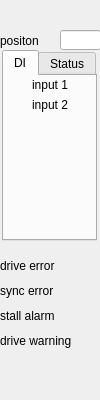
<?xml version="1.0" encoding="UTF-8"?>
<ui version="4.0">
 <class>Form</class>
 <widget class="QWidget" name="Form">
  <property name="geometry">
   <rect>
    <x>0</x>
    <y>0</y>
    <width>100</width>
    <height>400</height>
   </rect>
  </property>
  <property name="windowTitle">
   <string>Form</string>
  </property>
  <widget class="caLabel" name="calabel_5">
   <property name="geometry">
    <rect>
     <x>0</x>
     <y>30</y>
     <width>60</width>
     <height>22</height>
    </rect>
   </property>
   <property name="text">
    <string>positon</string>
   </property>
  </widget>
  <widget class="caLineEdit" name="calineedit">
   <property name="geometry">
    <rect>
     <x>60</x>
     <y>30</y>
     <width>41</width>
     <height>20</height>
    </rect>
   </property>
   <property name="channel" stdset="0">
    <string notr="true">$(IOC):m$(MasterID)s$(SlaveID)-Enc01-PosAct</string>
   </property>
   <property name="background">
    <color alpha="0">
     <red>160</red>
     <green>160</green>
     <blue>164</blue>
    </color>
   </property>
   <property name="colorMode">
    <enum>caLineEdit::Static</enum>
   </property>
   <property name="precisionMode">
    <enum>caLineEdit::User</enum>
   </property>
  </widget>
  <widget class="caLabel" name="calabel_3">
   <property name="geometry">
    <rect>
     <x>0</x>
     <y>255</y>
     <width>71</width>
     <height>22</height>
    </rect>
   </property>
   <property name="toolTip">
    <string>&lt;html&gt;&lt;head/&gt;&lt;body&gt;&lt;p&gt;E-Bus Power Status&lt;/p&gt;&lt;/body&gt;&lt;/html&gt;</string>
   </property>
   <property name="text">
    <string>drive error</string>
   </property>
  </widget>
  <widget class="caLed" name="caled_3">
   <property name="geometry">
    <rect>
     <x>71</x>
     <y>255</y>
     <width>22</width>
     <height>22</height>
    </rect>
   </property>
   <property name="toolTip">
    <string>&lt;html&gt;&lt;head/&gt;&lt;body&gt;&lt;p&gt;E-Bus Power Status&lt;/p&gt;&lt;/body&gt;&lt;/html&gt;</string>
   </property>
   <property name="rectangular">
    <bool>true</bool>
   </property>
   <property name="gradientEnabled">
    <bool>false</bool>
   </property>
   <property name="channel" stdset="0">
    <string notr="true">$(IOC):m$(MasterID)s$(SlaveID)-Drv01-ErrAlrm</string>
   </property>
   <property name="colorMode">
    <enum>caLed::Static</enum>
   </property>
   <property name="falseColor">
    <color>
     <red>170</red>
     <green>0</green>
     <blue>0</blue>
    </color>
   </property>
   <property name="trueColor">
    <color>
     <red>0</red>
     <green>85</green>
     <blue>0</blue>
    </color>
   </property>
   <property name="trueValue">
    <string notr="true">0</string>
   </property>
   <property name="falseValue">
    <string notr="true">1</string>
   </property>
  </widget>
  <widget class="caLed" name="caled_6">
   <property name="geometry">
    <rect>
     <x>71</x>
     <y>280</y>
     <width>22</width>
     <height>22</height>
    </rect>
   </property>
   <property name="toolTip">
    <string>&lt;html&gt;&lt;head/&gt;&lt;body&gt;&lt;p&gt;E-Bus Power Status&lt;/p&gt;&lt;/body&gt;&lt;/html&gt;</string>
   </property>
   <property name="rectangular">
    <bool>true</bool>
   </property>
   <property name="gradientEnabled">
    <bool>false</bool>
   </property>
   <property name="channel" stdset="0">
    <string notr="true">$(IOC):m$(MasterID)s$(SlaveID)-Drv01-SyncErrAlrm</string>
   </property>
   <property name="colorMode">
    <enum>caLed::Static</enum>
   </property>
   <property name="falseColor">
    <color>
     <red>170</red>
     <green>0</green>
     <blue>0</blue>
    </color>
   </property>
   <property name="trueColor">
    <color>
     <red>0</red>
     <green>85</green>
     <blue>0</blue>
    </color>
   </property>
   <property name="trueValue">
    <string notr="true">0</string>
   </property>
   <property name="falseValue">
    <string notr="true">1</string>
   </property>
  </widget>
  <widget class="caLabel" name="calabel_7">
   <property name="geometry">
    <rect>
     <x>0</x>
     <y>280</y>
     <width>71</width>
     <height>22</height>
    </rect>
   </property>
   <property name="toolTip">
    <string>&lt;html&gt;&lt;head/&gt;&lt;body&gt;&lt;p&gt;E-Bus Power Status&lt;/p&gt;&lt;/body&gt;&lt;/html&gt;</string>
   </property>
   <property name="text">
    <string>sync error</string>
   </property>
  </widget>
  <widget class="caLed" name="caled_5">
   <property name="geometry">
    <rect>
     <x>71</x>
     <y>305</y>
     <width>22</width>
     <height>22</height>
    </rect>
   </property>
   <property name="toolTip">
    <string>&lt;html&gt;&lt;head/&gt;&lt;body&gt;&lt;p&gt;E-Bus Power Status&lt;/p&gt;&lt;/body&gt;&lt;/html&gt;</string>
   </property>
   <property name="rectangular">
    <bool>true</bool>
   </property>
   <property name="gradientEnabled">
    <bool>false</bool>
   </property>
   <property name="channel" stdset="0">
    <string notr="true">$(IOC):m$(MasterID)s$(SlaveID)-Drv01-StlAlrm</string>
   </property>
   <property name="colorMode">
    <enum>caLed::Static</enum>
   </property>
   <property name="falseColor">
    <color>
     <red>170</red>
     <green>0</green>
     <blue>0</blue>
    </color>
   </property>
   <property name="trueColor">
    <color>
     <red>0</red>
     <green>85</green>
     <blue>0</blue>
    </color>
   </property>
   <property name="trueValue">
    <string notr="true">0</string>
   </property>
   <property name="falseValue">
    <string notr="true">1</string>
   </property>
  </widget>
  <widget class="caLabel" name="calabel_6">
   <property name="geometry">
    <rect>
     <x>0</x>
     <y>305</y>
     <width>71</width>
     <height>22</height>
    </rect>
   </property>
   <property name="toolTip">
    <string>&lt;html&gt;&lt;head/&gt;&lt;body&gt;&lt;p&gt;E-Bus Power Status&lt;/p&gt;&lt;/body&gt;&lt;/html&gt;</string>
   </property>
   <property name="text">
    <string>stall alarm</string>
   </property>
  </widget>
  <widget class="caLed" name="caled_7">
   <property name="geometry">
    <rect>
     <x>71</x>
     <y>330</y>
     <width>22</width>
     <height>22</height>
    </rect>
   </property>
   <property name="toolTip">
    <string>&lt;html&gt;&lt;head/&gt;&lt;body&gt;&lt;p&gt;E-Bus Power Status&lt;/p&gt;&lt;/body&gt;&lt;/html&gt;</string>
   </property>
   <property name="rectangular">
    <bool>true</bool>
   </property>
   <property name="gradientEnabled">
    <bool>false</bool>
   </property>
   <property name="channel" stdset="0">
    <string notr="true">$(IOC):m$(MasterID)s$(SlaveID)-Drv01-WrnAlrm</string>
   </property>
   <property name="colorMode">
    <enum>caLed::Static</enum>
   </property>
   <property name="falseColor">
    <color>
     <red>255</red>
     <green>170</green>
     <blue>0</blue>
    </color>
   </property>
   <property name="trueColor">
    <color>
     <red>0</red>
     <green>85</green>
     <blue>0</blue>
    </color>
   </property>
   <property name="trueValue">
    <string notr="true">0</string>
   </property>
   <property name="falseValue">
    <string notr="true">1</string>
   </property>
  </widget>
  <widget class="caLabel" name="calabel_8">
   <property name="geometry">
    <rect>
     <x>0</x>
     <y>330</y>
     <width>71</width>
     <height>22</height>
    </rect>
   </property>
   <property name="toolTip">
    <string>&lt;html&gt;&lt;head/&gt;&lt;body&gt;&lt;p&gt;E-Bus Power Status&lt;/p&gt;&lt;/body&gt;&lt;/html&gt;</string>
   </property>
   <property name="text">
    <string>drive warning</string>
   </property>
  </widget>
  <widget class="caInclude" name="cainclude">
   <property name="geometry">
    <rect>
     <x>0</x>
     <y>0</y>
     <width>102</width>
     <height>402</height>
    </rect>
   </property>
   <property name="macro">
    <string>IOC=$(IOC),MasterID=$(MasterID),SlaveID=$(SlaveID)</string>
   </property>
   <property name="filename" stdset="0">
    <string notr="true">ecmcE_slave_frame_S.ui</string>
   </property>
  </widget>
  <widget class="QTabWidget" name="tabWidget">
   <property name="geometry">
    <rect>
     <x>2</x>
     <y>50</y>
     <width>95</width>
     <height>191</height>
    </rect>
   </property>
   <property name="currentIndex">
    <number>0</number>
   </property>
   <widget class="QWidget" name="tab">
    <attribute name="title">
     <string>DI</string>
    </attribute>
    <layout class="QGridLayout" name="gridLayout_2">
     <property name="margin">
      <number>2</number>
     </property>
     <item row="0" column="0">
      <layout class="QGridLayout" name="gridLayout" columnstretch="1,3">
       <item row="0" column="0">
        <widget class="caByte" name="cabyte_2">
         <property name="channel" stdset="0">
          <string notr="true">$(IOC):m$(MasterID)s$(SlaveID)-Drv01-Stat</string>
         </property>
         <property name="startBit">
          <number>11</number>
         </property>
         <property name="endBit">
          <number>11</number>
         </property>
        </widget>
       </item>
       <item row="0" column="1">
        <widget class="caLabel" name="calabel_4">
         <property name="text">
          <string>input 1</string>
         </property>
        </widget>
       </item>
       <item row="1" column="0">
        <widget class="caByte" name="cabyte_3">
         <property name="channel" stdset="0">
          <string notr="true">$(IOC):m$(MasterID)s$(SlaveID)-Drv01-Stat</string>
         </property>
         <property name="startBit">
          <number>12</number>
         </property>
         <property name="endBit">
          <number>12</number>
         </property>
        </widget>
       </item>
       <item row="1" column="1">
        <widget class="caLabel" name="calabel_9">
         <property name="text">
          <string>input 2</string>
         </property>
        </widget>
       </item>
      </layout>
     </item>
     <item row="1" column="0">
      <spacer name="verticalSpacer">
       <property name="orientation">
        <enum>Qt::Vertical</enum>
       </property>
       <property name="sizeHint" stdset="0">
        <size>
         <width>20</width>
         <height>40</height>
        </size>
       </property>
      </spacer>
     </item>
    </layout>
   </widget>
   <widget class="QWidget" name="tab_2">
    <attribute name="title">
     <string>Status</string>
    </attribute>
    <widget class="caByte" name="cabyte">
     <property name="geometry">
      <rect>
       <x>10</x>
       <y>10</y>
       <width>20</width>
       <height>120</height>
      </rect>
     </property>
     <property name="channel" stdset="0">
      <string notr="true">$(IOC):m$(MasterID)s$(SlaveID)-Drv01-Stat</string>
     </property>
     <property name="endBit">
      <number>15</number>
     </property>
    </widget>
   </widget>
  </widget>
 </widget>
 <customwidgets>
  <customwidget>
   <class>caLabel</class>
   <extends>QLabel</extends>
   <header>caLabel</header>
  </customwidget>
  <customwidget>
   <class>caInclude</class>
   <extends>QWidget</extends>
   <header>caInclude</header>
  </customwidget>
  <customwidget>
   <class>caLed</class>
   <extends>QWidget</extends>
   <header>caLed</header>
  </customwidget>
  <customwidget>
   <class>caLineEdit</class>
   <extends>QLineEdit</extends>
   <header>caLineEdit</header>
  </customwidget>
  <customwidget>
   <class>caByte</class>
   <extends>QWidget</extends>
   <header>caByte</header>
  </customwidget>
 </customwidgets>
 <resources/>
 <connections/>
</ui>
